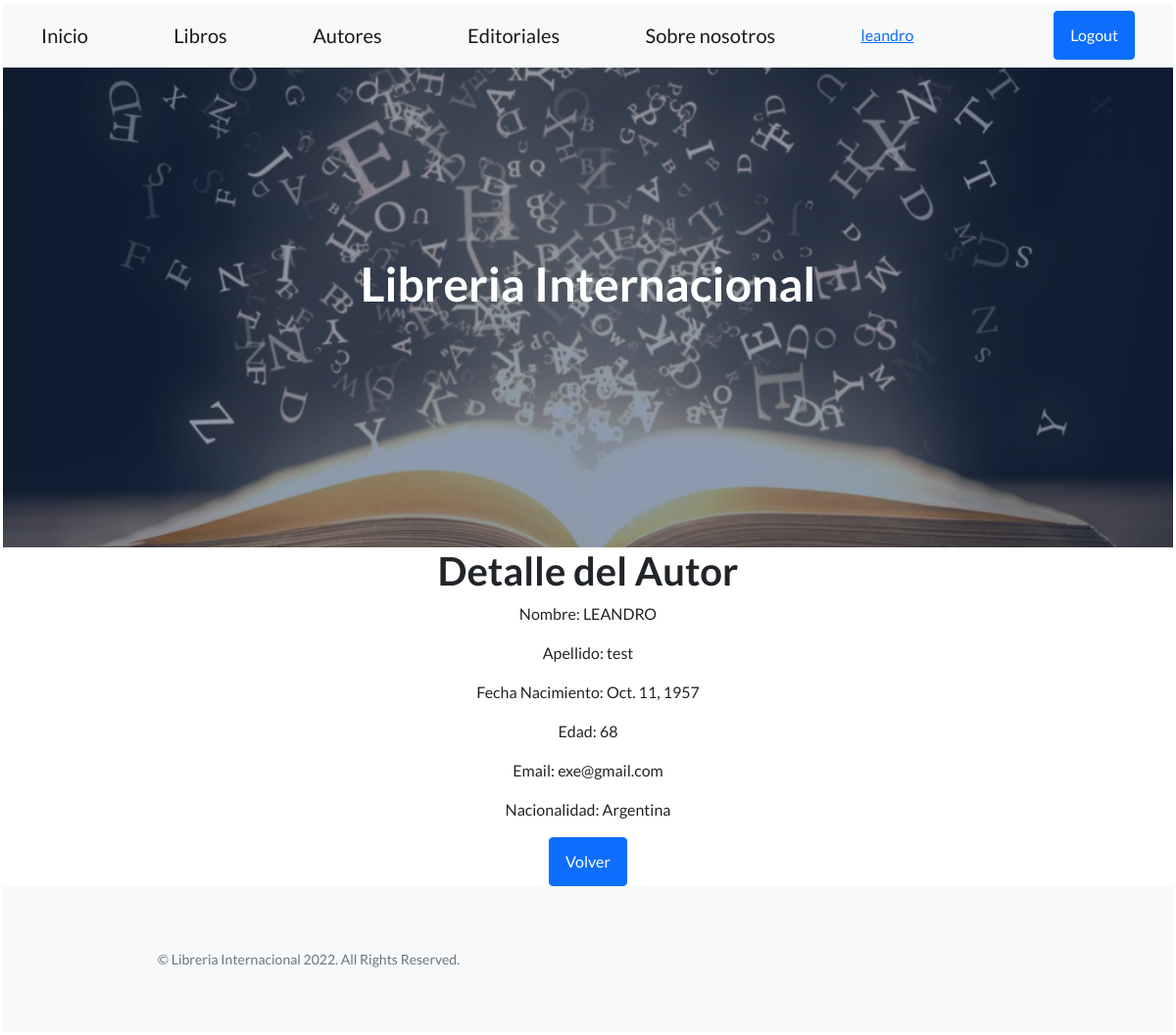
Screenshot of /autores/detalle/1 (signed in) with the database file from the repository.
### MVT_APP/models.py (models this page shows)
class Autor(models.Model):
    nombre = models.CharField(max_length=50)
    apellido = models.CharField(max_length=50)
    fecha_nacimiento = models.DateField()
    edad = models.IntegerField()
    email = models.EmailField()
    nacionalidad = models.CharField(max_length=50)

### MVT_APP/views.py (the view)
# urls.py: path("autores/detalle/<pk>", AutorDetail.as_view(), name="autor-detail"),
class AutorDetail(DetailView):
    model = Autor
    template_name = "detail_autor.html"

### MVT_APP/TEMPLATES/detail_autor.html
{% extends 'base.html' %}
{% block contenido %}
<h1>Detalle del Autor</h1>
<p>Nombre: {{autor.nombre}}</p>
<p>Apellido: {{autor.apellido}}</p>
<p>Fecha Nacimiento: {{autor.fecha_nacimiento}}</p>
<p>Edad: {{autor.edad}}</p>
<p>Email: {{autor.email}}</p>
<p>Nacionalidad: {{autor.nacionalidad}}</p>
<a class="btn btn-primary" href="{% url 'autor-list' %}">Volver</a>
{% endblock %}

### MVT_APP/TEMPLATES/base.html (shortened to what this page needs)
<!DOCTYPE html>
<html lang="en">
    <head>
        {% load static %}
        <link href="https://cdn.jsdelivr.net/npm/bootstrap-icons@1.5.0/font/bootstrap-icons.css" rel="stylesheet" type="text/css" />
        <link href="{% static 'MVT_APP/css/styles.css' %}" rel="stylesheet" />
    </head>
    <body>
        <nav class="navbar navbar-light bg-light static-top">
            <div class="container">
                <a class="navbar-brand" href="{% url 'homepage' %}">Inicio</a>
                <a class="navbar-brand" href="{% url 'libros' %}">Libros</a>
                <a class="navbar-brand" href="{% url 'autores' %}">Autores</a>
                <a class="navbar-brand" href="{% url 'editoriales' %}">Editoriales</a>
                <a class="navbar-brand" href="{% url 'about' %}">Sobre nosotros</a>
                <a href="{% url 'auth-editar-perfil' %}" >{{request.user}}  </a>
                {% if request.user.is_authenticated  %}
                <a class="btn btn-primary" href="{% url 'auth-logout' %}"> Logout</a>
                {% else %}
                <a class="btn btn-primary" href="{% url 'auth-login' %}"> Login</a>
                <a class="btn btn-primary" href="{% url 'auth-register' %}"> Sign Up</a>
                {% endif %}
        </nav>
        <header class="masthead">
            <div class="container position-relative">
                <div class="row justify-content-center">
                    <div class="col-xl-6">
                        <div class="text-center text-white">
                            <h1 class="mb-5">Libreria Internacional</h1>
                        </div>
                    </div>
                </div>
            </div>
        </header>
        {% block contenido %}
        {% endblock %}
        <footer class="footer bg-light">
            <div class="container">
                <div class="row">
                    <div class="col-lg-6 h-100 text-center text-lg-start my-auto">
                        <p class="text-muted small mb-4 mb-lg-0 text-center">&copy; Libreria Internacional 2022. All Rights Reserved.</p>
                    </div>
                </div>
            </div>
        </footer>
    </body>
</html>

### rows the page displays
Autor: nombre "LEANDRO", apellido "test", fecha_nacimiento "Oct. 11, 1957", edad "68", email "exe@gmail.com", nacionalidad "Argentina"

### other values shown
{{ request.user }} "leandro"
